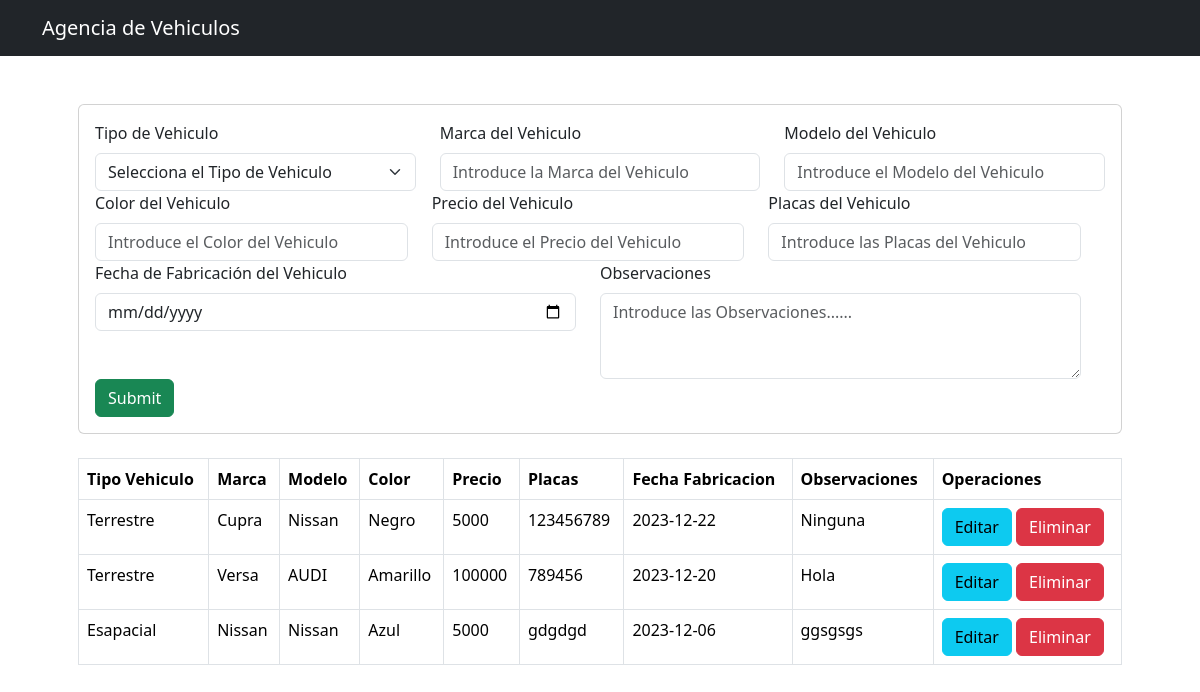
The page / on the database its author committed.
### tables this page shows
CREATE TABLE `vehiculos` (
  `id` int(10) NOT NULL AUTO_INCREMENT,
  `tipo_vehiculo` varchar(255) NOT NULL,
  `marca` varchar(255) NOT NULL,
  `modelo` varchar(255) NOT NULL,
  `color` varchar(255) NOT NULL,
  `precio` int(10) NOT NULL,
  `placas` varchar(255) NOT NULL,
  `fecha_fabricacion` varchar(10) NOT NULL,
  `observaciones` varchar(255) NOT NULL,
  PRIMARY KEY (`id`)
);

### index.php (the view, shortened to what this page needs)
<?php include("db.php") ?>
<?php include ("includes/header.php") ?>
<div class="container p-5">
    <div class="col-md-14">
        <div class="card card-body">
            <form action="guardavehiculo.php" method="POST">
                <div class="row">
                    <div class="col">
                        <label for="exampleInputEmail1" class="form-label">Tipo de Vehiculo</label>
                        <select class="form-select" aria-label="Default select example" name="tipo_vehiculo">
                            <option selected>Selecciona el Tipo de Vehiculo</option>
                        </select>
                    </div>
                    <div class="col">
                        <label for="exampleInputEmail1" class="form-label">Marca del Vehiculo</label>
                        <input type="text" class="form-control" name="marca"
                            placeholder="Introduce la Marca del Vehiculo" aria-label="First name">
                    </div>
                    <div class="col">
                        <label for="exampleInputEmail1" class="form-label">Modelo del Vehiculo</label>
                        <input type="text" class="form-control" name="modelo"
                            placeholder="Introduce el Modelo del Vehiculo" aria-label="Last name">
                    </div>
                    <div class="row">
                        <div class="col">
                            <label for="exampleInputEmail1" class="form-label">Color del Vehiculo</label>
                            <input type="text" class="form-control" name="color"
                                placeholder="Introduce el Color del Vehiculo" aria-label="Last name">
                        </div>
                        <div class="col">
                            <label for="exampleInputEmail1" class="form-label">Precio del Vehiculo</label>
                            <input type="text" class="form-control" name="precio"
                                placeholder="Introduce el Precio del Vehiculo" aria-label="Last name">
                        </div>
                        <div class="col">
                            <label for="exampleInputEmail1" class="form-label">Placas del Vehiculo</label>
                            <input type="text" class="form-control" name="placas"
                                placeholder="Introduce las Placas del Vehiculo" aria-label="Last name">
                        </div>
                    </div>
                    <div class="row">
                        <div class="col">
                            <label for="exampleInputEmail1" class="form-label">Fecha de Fabricación del Vehiculo</label>
                            <input type="date" class="form-control" name="fecha_fabricacion" aria-label="Last name">
                        </div>
                        <div class="col">
                            <label for="exampleInputEmail1" class="form-label">Observaciones</label>
                            <textarea class="form-control" name="observaciones" id="exampleFormControlTextarea1"
                                rows="3" placeholder="Introduce las Observaciones......"></textarea>
                        </div>
                    </div>
                    <div class="row">
                        <div class="col">
                            <input type="submit" class="btn btn-success btn block" name="guardavehiculo">
                        </div>
                    </div>
                </div>
            </form>
        </div><br>
        <div class="col-md-14">
            <table class="table table-bordered">
                <thead>
                    <tr>
                        <th>Tipo Vehiculo</th>
                        <th>Marca </th>
                        <th>Modelo</th>
                        <th>Color</th>
                        <th>Precio</th>
                        <th>Placas</th>
                        <th>Fecha Fabricacion</th>
                        <th>Observaciones</th>
                        <th>Operaciones</th>
                    </tr>
                </thead>
                <tbody>
                    <?php
                    $query = "SELECT * FROM vehiculos";
                    $result_automovile = mysqli_query($conn, $query);
                    while($row = mysqli_fetch_array($result_automovile)){ ?>
                    <tr>
                        <td><?php echo $row['tipo_vehiculo'] ?></td>
                        <td><?php echo $row['marca'] ?></td>
                        <td><?php echo $row['modelo'] ?></td>
                        <td><?php echo $row['color'] ?></td>
                        <td><?php echo $row['precio'] ?></td>
                        <td><?php echo $row['placas'] ?></td>
                        <td><?php echo $row['fecha_fabricacion'] ?></td>
                        <td><?php echo $row['observaciones'] ?></td>
                        <td>
                            <a href="editavehiculo.php?id=<?php echo $row['id']?>" class="btn btn-info">
                                Editar
                            </a>
                            <a href="eliminavehiculo.php?id=<?php echo $row['id']?>" class="btn btn-danger">
                                Eliminar
                            </a>
                        </td>
                    </tr>
                    <?php } ?>
                </tbody>
            </table>
        </div>
    </div>
</div>
<?php include ("includes/footer.php") ?>

### includes/header.php (shortened to what this page needs)
<!DOCTYPE html>
<html lang="en">
<head>
    <link href="https://cdn.jsdelivr.net/npm/bootstrap@5.3.2/dist/css/bootstrap.min.css" rel="stylesheet"
>
    <link rel="stylesheet" href="path/to/font-awesome/css/font-awesome.min.css">
</head>
<body>
    <nav class="navbar navbar-dark  bg-dark">
        <div class="container">
            <a href="index.php" class="navbar-brand">Agencia de Vehiculos</a>
        </div>
    </nav>

### includes/footer.php (shortened to what this page needs)
</body>
</html>

### rows shown on the page
vehiculos: tipo_vehiculo "Terrestre", marca "Cupra", modelo "Nissan", color "Negro", precio "5000", placas "123456789", fecha_fabricacion "2023-12-22", observaciones "Ninguna"
vehiculos: tipo_vehiculo "Terrestre", marca "Versa", modelo "AUDI", color "Amarillo", precio "100000", placas "789456", fecha_fabricacion "2023-12-20", observaciones "Hola"
vehiculos: tipo_vehiculo "Esapacial", marca "Nissan", modelo "Nissan", color "Azul", precio "5000", placas "gdgdgd", fecha_fabricacion "2023-12-06", observaciones "ggsgsgs"
